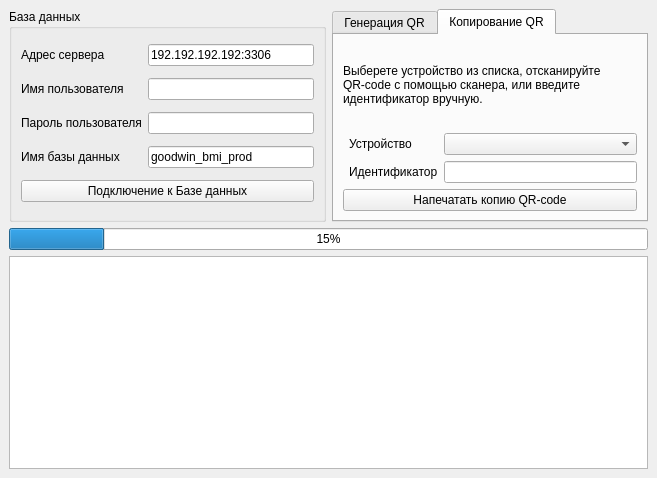
<?xml version="1.0" encoding="UTF-8"?>
<ui version="4.0">
 <class>PrintQR</class>
 <widget class="QMainWindow" name="PrintQR">
  <property name="geometry">
   <rect>
    <x>0</x>
    <y>0</y>
    <width>657</width>
    <height>478</height>
   </rect>
  </property>
  <property name="windowTitle">
   <string>QRprint</string>
  </property>
  <property name="autoFillBackground">
   <bool>false</bool>
  </property>
  <property name="iconSize">
   <size>
    <width>24</width>
    <height>24</height>
   </size>
  </property>
  <widget class="QWidget" name="centralwidget">
   <layout class="QGridLayout" name="gridLayout">
    <item row="0" column="0">
     <widget class="QGroupBox" name="GroupBD">
      <property name="minimumSize">
       <size>
        <width>290</width>
        <height>180</height>
       </size>
      </property>
      <property name="maximumSize">
       <size>
        <width>16777215</width>
        <height>250</height>
       </size>
      </property>
      <property name="font">
       <font>
        <weight>50</weight>
        <bold>false</bold>
       </font>
      </property>
      <property name="title">
       <string>База данных</string>
      </property>
      <property name="flat">
       <bool>false</bool>
      </property>
      <property name="checkable">
       <bool>false</bool>
      </property>
      <property name="checked">
       <bool>false</bool>
      </property>
      <layout class="QGridLayout" name="gridLayout_6">
       <item row="1" column="0">
        <widget class="QLabel" name="LabelUser">
         <property name="text">
          <string>Имя пользователя</string>
         </property>
        </widget>
       </item>
       <item row="0" column="0">
        <widget class="QLabel" name="LabelHost">
         <property name="text">
          <string>Адрес сервера</string>
         </property>
        </widget>
       </item>
       <item row="3" column="0">
        <widget class="QLabel" name="LabelBD">
         <property name="text">
          <string>Имя базы данных</string>
         </property>
        </widget>
       </item>
       <item row="0" column="1">
        <widget class="QLineEdit" name="InputHost">
         <property name="minimumSize">
          <size>
           <width>100</width>
           <height>0</height>
          </size>
         </property>
         <property name="text">
          <string>192.192.192.192:3306</string>
         </property>
        </widget>
       </item>
       <item row="2" column="0">
        <widget class="QLabel" name="LabelPass">
         <property name="text">
          <string>Пароль пользователя</string>
         </property>
        </widget>
       </item>
       <item row="3" column="1">
        <widget class="QLineEdit" name="InputBD">
         <property name="minimumSize">
          <size>
           <width>110</width>
           <height>0</height>
          </size>
         </property>
         <property name="autoFillBackground">
          <bool>false</bool>
         </property>
         <property name="text">
          <string>goodwin_bmi_prod</string>
         </property>
         <property name="frame">
          <bool>true</bool>
         </property>
         <property name="dragEnabled">
          <bool>false</bool>
         </property>
         <property name="readOnly">
          <bool>true</bool>
         </property>
        </widget>
       </item>
       <item row="1" column="1">
        <widget class="QLineEdit" name="InputUser">
         <property name="minimumSize">
          <size>
           <width>100</width>
           <height>0</height>
          </size>
         </property>
        </widget>
       </item>
       <item row="2" column="1">
        <widget class="QLineEdit" name="InputPass">
         <property name="sizePolicy">
          <sizepolicy hsizetype="Expanding" vsizetype="Fixed">
           <horstretch>0</horstretch>
           <verstretch>0</verstretch>
          </sizepolicy>
         </property>
         <property name="minimumSize">
          <size>
           <width>100</width>
           <height>0</height>
          </size>
         </property>
         <property name="text">
          <string/>
         </property>
        </widget>
       </item>
       <item row="4" column="0" colspan="2">
        <widget class="QPushButton" name="ConnectBD">
         <property name="text">
          <string>Подключение к Базе данных</string>
         </property>
        </widget>
       </item>
      </layout>
     </widget>
    </item>
    <item row="0" column="1">
     <widget class="QTabWidget" name="TabsQR">
      <property name="currentIndex">
       <number>1</number>
      </property>
      <widget class="QWidget" name="TabGeneraton">
       <attribute name="title">
        <string>Генерация QR</string>
       </attribute>
       <layout class="QGridLayout" name="gridLayout_3">
        <item row="1" column="0">
         <widget class="QPushButton" name="PushGenPrintQR">
          <property name="text">
           <string>Сгенерировать и распечатать QR-Code</string>
          </property>
         </widget>
        </item>
        <item row="0" column="0">
         <widget class="QGroupBox" name="GroupMod">
          <property name="title">
           <string>Иформация о модуле</string>
          </property>
          <layout class="QFormLayout" name="formLayout_2">
           <item row="0" column="0">
            <widget class="QLabel" name="LabelNameMod">
             <property name="text">
              <string>Наименование</string>
             </property>
            </widget>
           </item>
           <item row="0" column="1">
            <widget class="QComboBox" name="BoxNameMod">
             <property name="minimumSize">
              <size>
               <width>15</width>
               <height>0</height>
              </size>
             </property>
            </widget>
           </item>
           <item row="1" column="0">
            <widget class="QLabel" name="LabelBoardVer">
             <property name="text">
              <string>Версия платы</string>
             </property>
            </widget>
           </item>
           <item row="1" column="1">
            <widget class="QComboBox" name="BoxBoardVer">
             <property name="minimumSize">
              <size>
               <width>15</width>
               <height>0</height>
              </size>
             </property>
            </widget>
           </item>
           <item row="2" column="0">
            <widget class="QLabel" name="LabelBuildVer">
             <property name="text">
              <string>Версия сборки</string>
             </property>
            </widget>
           </item>
           <item row="2" column="1">
            <widget class="QComboBox" name="BoxBuildVer">
             <property name="enabled">
              <bool>true</bool>
             </property>
             <property name="minimumSize">
              <size>
               <width>15</width>
               <height>0</height>
              </size>
             </property>
            </widget>
           </item>
          </layout>
         </widget>
        </item>
       </layout>
      </widget>
      <widget class="QWidget" name="TabCopy">
       <attribute name="title">
        <string>Копирование QR</string>
       </attribute>
       <layout class="QGridLayout" name="gridLayout_2">
        <item row="2" column="1">
         <widget class="QLabel" name="label_3">
          <property name="text">
           <string>Идентификатор</string>
          </property>
         </widget>
        </item>
        <item row="1" column="2">
         <widget class="QComboBox" name="BoxName">
          <property name="minimumSize">
           <size>
            <width>15</width>
            <height>0</height>
           </size>
          </property>
         </widget>
        </item>
        <item row="1" column="1">
         <widget class="QLabel" name="LabelName">
          <property name="text">
           <string>Устройство</string>
          </property>
         </widget>
        </item>
        <item row="2" column="2">
         <widget class="QLineEdit" name="ManualNumber">
          <property name="enabled">
           <bool>true</bool>
          </property>
          <property name="minimumSize">
           <size>
            <width>0</width>
            <height>0</height>
           </size>
          </property>
          <property name="text">
           <string/>
          </property>
         </widget>
        </item>
        <item row="3" column="0" colspan="3">
         <widget class="QPushButton" name="ManualPush">
          <property name="minimumSize">
           <size>
            <width>0</width>
            <height>0</height>
           </size>
          </property>
          <property name="maximumSize">
           <size>
            <width>16777215</width>
            <height>16777215</height>
           </size>
          </property>
          <property name="text">
           <string>Напечатать копию QR-code</string>
          </property>
         </widget>
        </item>
        <item row="0" column="0" colspan="3">
         <widget class="QLabel" name="text">
          <property name="text">
           <string>&lt;html&gt;&lt;head/&gt;&lt;body&gt;&lt;p&gt;Выберете устройство из списка, отсканируйте&lt;br/&gt; QR-code с помощью сканера, или введите &lt;br/&gt;идентификатор вручную.&lt;/p&gt;&lt;/body&gt;&lt;/html&gt;</string>
          </property>
         </widget>
        </item>
       </layout>
      </widget>
     </widget>
    </item>
    <item row="2" column="0" colspan="2">
     <widget class="QTextBrowser" name="TextBrowser">
      <property name="minimumSize">
       <size>
        <width>0</width>
        <height>150</height>
       </size>
      </property>
     </widget>
    </item>
    <item row="1" column="0" colspan="2">
     <widget class="QProgressBar" name="ProgressBar">
      <property name="value">
       <number>15</number>
      </property>
     </widget>
    </item>
   </layout>
  </widget>
 </widget>
 <resources/>
 <connections/>
</ui>
